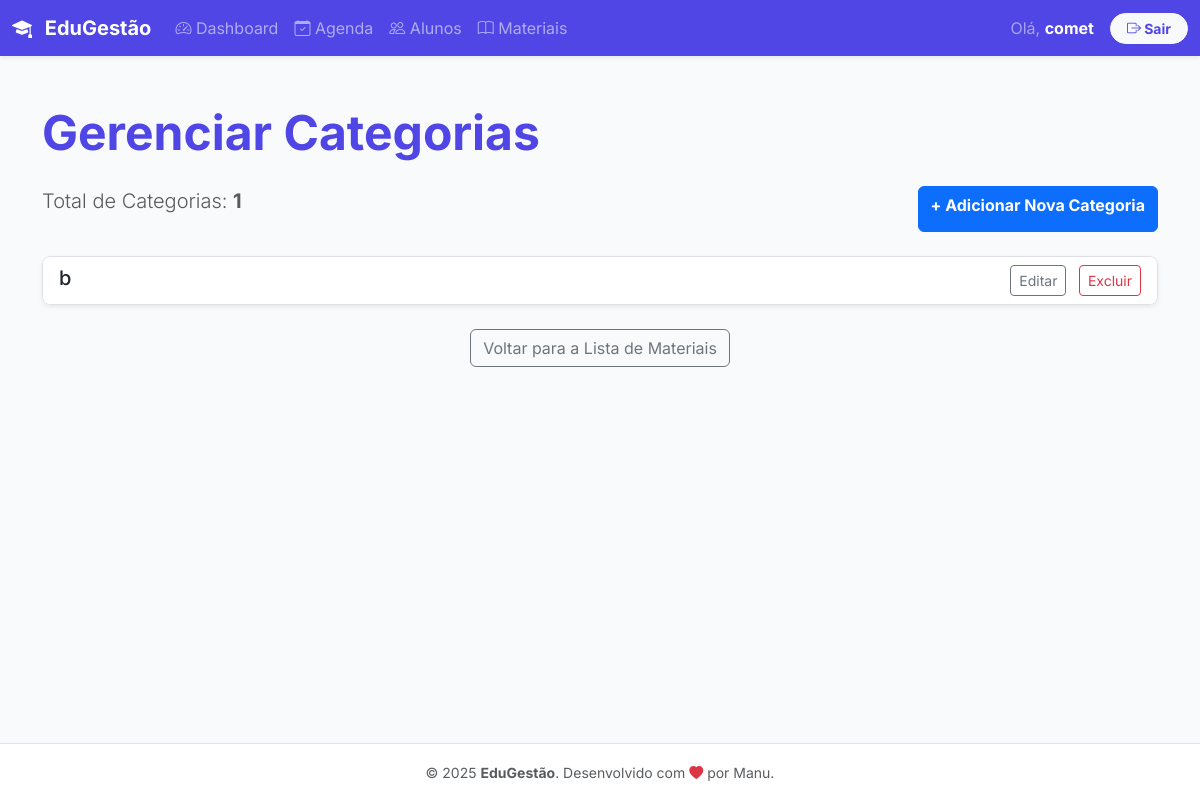
Page /materiais/categorias/ (signed in) on the earlier database version.
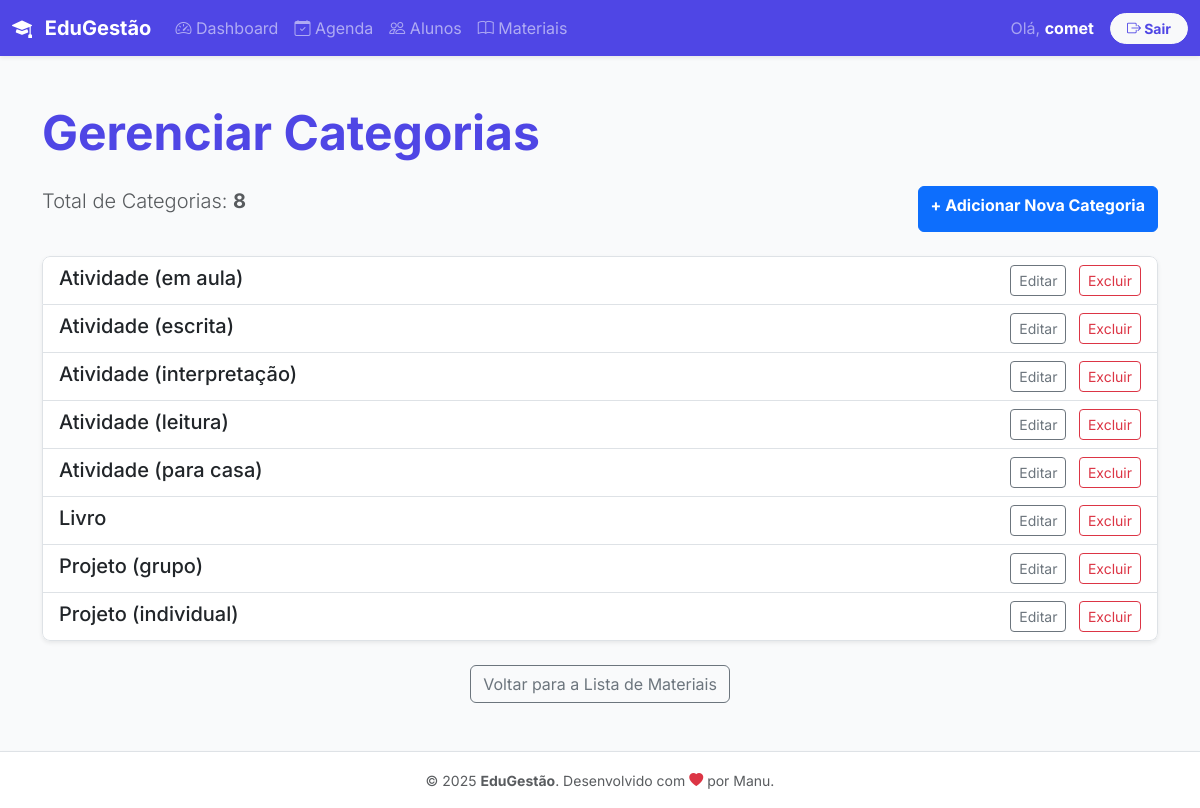
Same page on the later database version.
### materiais/models.py (models this page shows, shortened)
class Categoria(models.Model):
    ID_Categoria = models.AutoField(primary_key=True)
    Nome = models.CharField(max_length=50, unique=True)

### materiais/views.py (the view)
# urls.py: path('categorias/', CategoriaListView.as_view(), name='lista_categorias'),
class CategoriaListView(LoginRequiredMixin, ListView):
    model = Categoria
    context_object_name = 'categorias'
    template_name = 'materiais/categoria_lista.html'
    def get_queryset(self):
        return Categoria.objects.all().order_by('Nome')

### materiais/templates/materiais/categoria_lista.html (shortened to what this page needs)
{% extends 'base.html' %}
{% load static %}
{% block content %}
<div class="container my-5">
    <h1 class="display-5 fw-bold text-primary mb-4">
        Gerenciar Categorias
    </h1>
    <div class="d-flex justify-content-between mb-4">
        <p class="lead text-muted">Total de Categorias: <span class="fw-bold">{{ categorias.count }}</span></p>
        <a href="{% url 'materiais:criar_categoria' %}" class="btn btn-primary fw-bold">
            + Adicionar Nova Categoria
        </a>
    </div>
    {% if categorias %}
        <div class="list-group shadow-sm rounded-3 overflow-hidden">
            {% for categoria in categorias %}
            <div class="list-group-item d-flex justify-content-between align-items-center">
                <h5 class="mb-1">{{ categoria.Nome }}</h5>
                <div>
                    <a href="{% url 'materiais:editar_categoria' pk=categoria.pk %}" class="btn btn-sm btn-outline-secondary me-2" title="Editar Categoria">
                        Editar
                    </a>
                    <form method="post" action="{% url 'materiais:deletar_categoria' pk=categoria.pk %}" style="display:inline;">
                        <button type="submit"
                                class="btn btn-sm btn-outline-danger"
                                title="Excluir Categoria"
                                onclick="return confirm('Tem certeza que deseja excluir a categoria {{ categoria.Nome }}? Esta ação não pode ser desfeita e pode falhar se houver materiais associados.');">
                            Excluir
                        </button>
                    </form>
                </div>
            </div>
            {% endfor %}
        </div>
    {% else %}
        <div class="alert alert-info text-center mt-5" role="alert">
            Você ainda não tem categorias cadastradas. <a href="{% url 'materiais:criar_categoria' %}" class="alert-link fw-bold">Clique aqui para adicionar sua primeira categoria!</a>
        </div>
    {% endif %}
    <div class="mt-4 text-center">
        <a href="{% url 'materiais:lista_materiais' %}" class="btn btn-outline-secondary">Voltar para a Lista de Materiais</a>
    </div>
</div>
{% endblock %}

### templates/base.html (shortened to what this page needs)
{% load static %}
<!doctype html>
<html lang="pt-br">
<head>
    <link href="https://cdn.jsdelivr.net/npm/bootstrap@5.3.3/dist/css/bootstrap.min.css" rel="stylesheet"
>
    <link rel="stylesheet" href="https://cdn.jsdelivr.net/npm/bootstrap-icons@1.11.3/font/bootstrap-icons.min.css">
</head>
<body class="d-flex flex-column min-vh-100">
    <nav class="navbar navbar-expand-lg navbar-dark bg-primary shadow-sm sticky-top">
        <div class="container-fluid">
            <a class="navbar-brand fw-bold" href="{% url 'principal:home' %}">
                <i class="bi bi-mortarboard-fill me-2"></i> EduGestão
            </a>
            <div class="collapse navbar-collapse" id="navbarNav">
                <ul class="navbar-nav me-auto mb-2 mb-lg-0">
                    {% if user.is_authenticated %}
                    <li class="nav-item">
                        <a class="nav-link" href="{% url 'principal:dashboard' %}">
                            <i class="bi bi-speedometer2"></i> Dashboard
                        </a>
                    </li>
                    <li class="nav-item">
                        <a class="nav-link" href="{% url 'aulas:lista_aulas' %}">
                            <i class="bi bi-calendar-check"></i> Agenda
                        </a>
                    </li>
                    <li class="nav-item">
                        <a class="nav-link" href="{% url 'alunos:lista_alunos' %}">
                            <i class="bi bi-people"></i> Alunos
                        </a>
                    </li>
                    <li class="nav-item">
                        <a class="nav-link" href="{% url 'materiais:lista_materiais' %}">
                            <i class="bi bi-book"></i> Materiais
                        </a>
                    </li>
                    {% endif %}
                </ul>
               <ul class="navbar-nav">
                    {% if user.is_authenticated %}
                        <li class="nav-item d-flex align-items-center me-3">
                            <span class="nav-link text-white-50 p-0">
                                Olá, <strong class="fw-bold text-white">
                                {{ user.username }}
                                </strong>
                            </span>
                        </li>
                        <li class="nav-item">
                            <form action="{% url 'logout' %}" method="post" class="d-inline">
                                <button type="submit"
                                        class="btn btn-sm btn-light text-primary fw-bold px-3 rounded-pill">
                                    <i class="bi bi-box-arrow-right"></i> Sair
                                </button>
                            </form>
                        </li>
                        {% endif %}
                </ul>
            </div>
        </div>
    </nav>
    <main class="flex-shrink-0">
        {% block content %}{% endblock %}
    </main>
    <footer class="footer mt-auto py-3 bg-white border-top shadow-sm">
        <div class="container text-center">
            <span class="text-muted small">
                © {% now "Y" %} <strong>EduGestão</strong>. Desenvolvido com <i class="bi bi-heart-fill text-danger"></i> por Manu.
            </span>
        </div>
    </footer>
</body>
</html>

### templates/base.html (style rules this page uses)
:root { --bs-primary: #4f46e5; --bs-success: #198754; --bs-info: #0d6efd; --bs-light: #f9fafb; }
body { font-family: 'Inter', sans-serif; background-color: var(--bs-light); min-height: 100vh; display: flex; flex-direction: column; }
main { flex-grow: 1; }
.text-primary { color: var(--bs-primary) !important; }
.bg-primary { background-color: var(--bs-primary) !important; }

Differences in the rows shown:
removed Categoria: Nome "b"
added Categoria: Nome "Atividade (em aula)"
added Categoria: Nome "Atividade (escrita)"
added Categoria: Nome "Atividade (interpretação)"
added Categoria: Nome "Atividade (leitura)"
added Categoria: Nome "Atividade (para casa)"
added Categoria: Nome "Livro"
added Categoria: Nome "Projeto (grupo)"
added Categoria: Nome "Projeto (individual)"
Other differences:
{{ categorias.count }}: "1" → "8"
